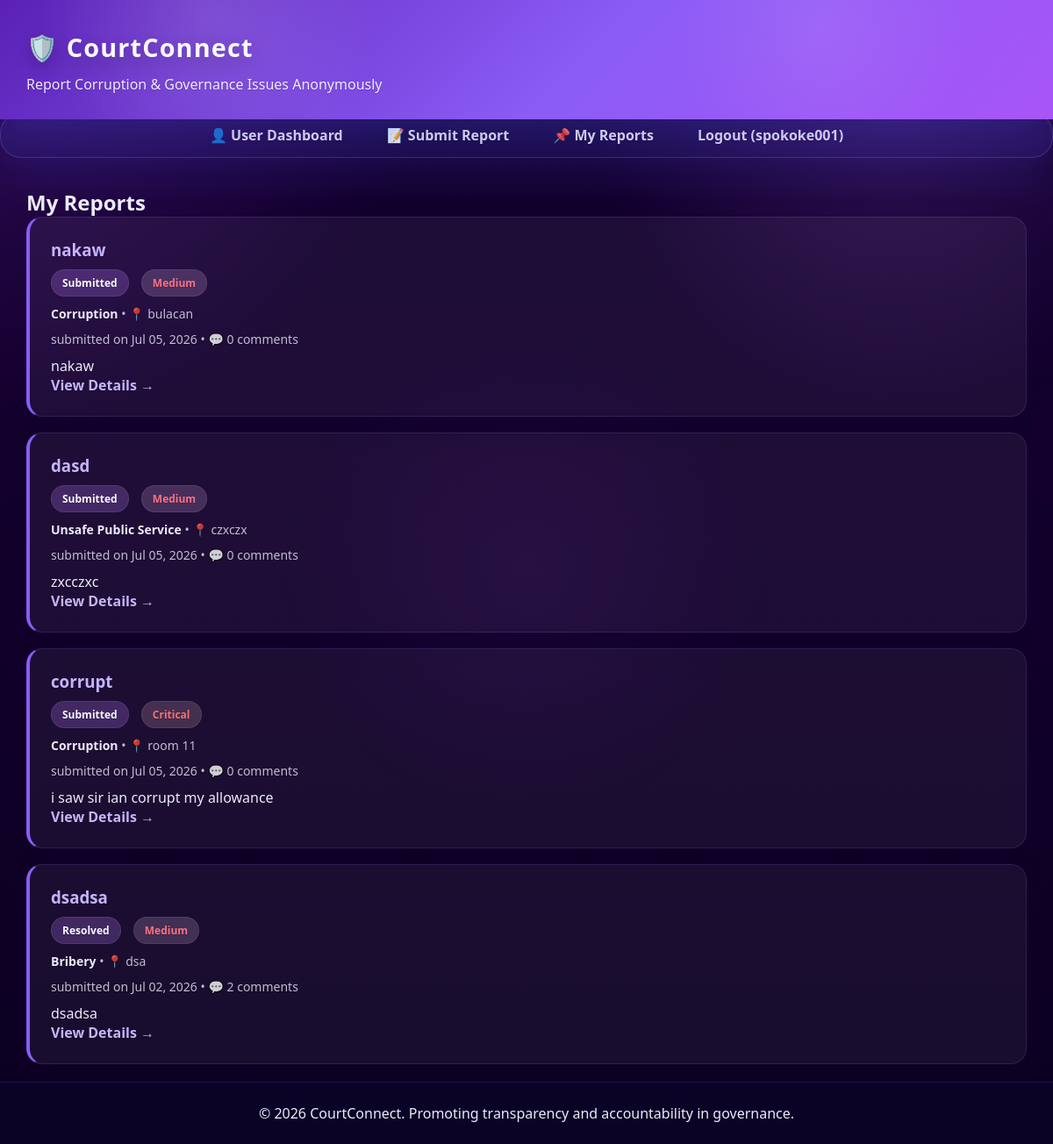
/user/my-reports/ (signed in), run on an earlier commit of the app's database.
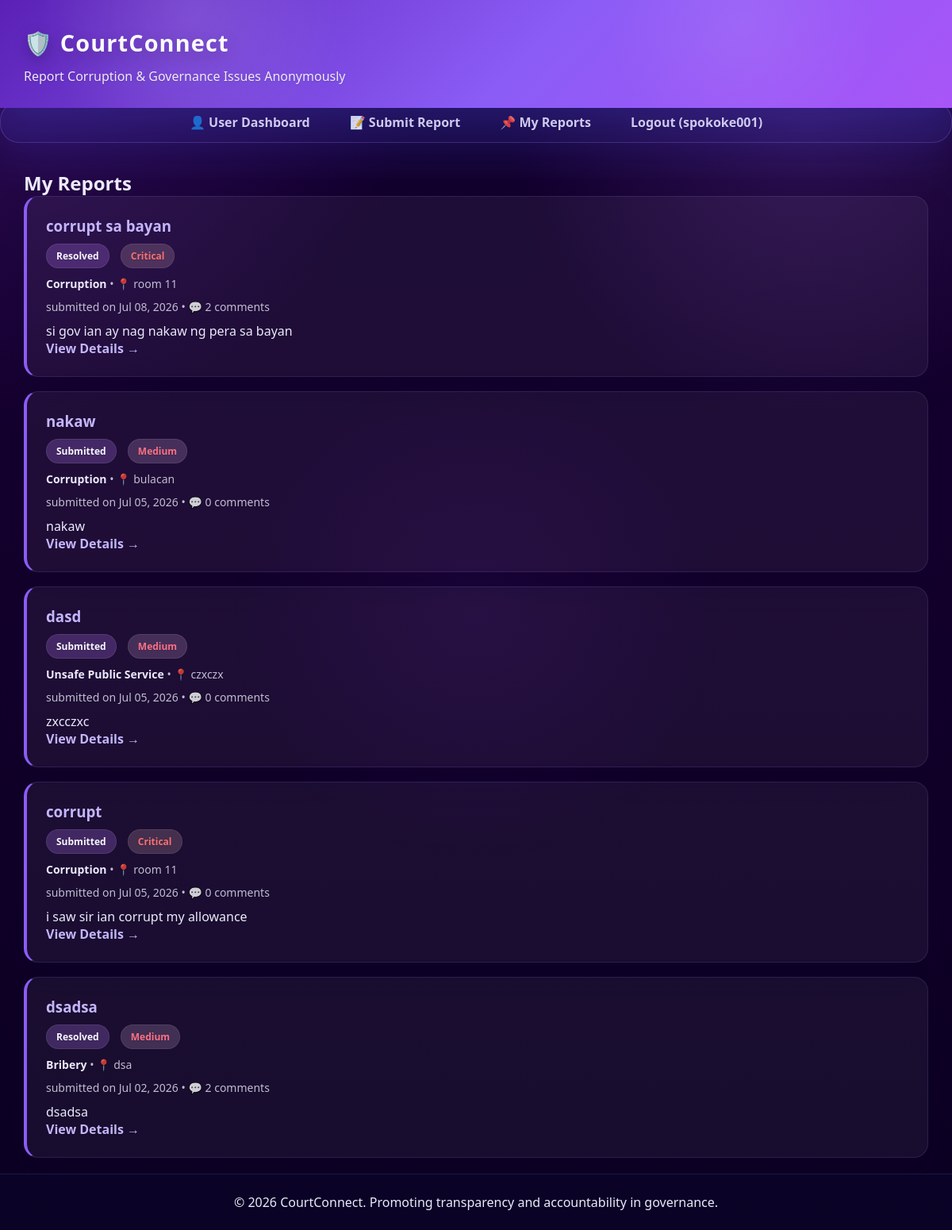
And on a later commit of the database.
### charlie_app/models.py (models this page shows, shortened)
class CorruptionReport(models.Model):
    CATEGORY_CHOICES = [
        ('corruption', 'Corruption'),
        ('unsafe_service', 'Unsafe Public Service'),
        ('governance', 'Governance Issue'),
        ('bribery', 'Bribery'),
        ('misconduct', 'Official Misconduct'),
        ('other', 'Other'),
    ]
    SEVERITY_CHOICES = [
        ('low', 'Low'),
        ('medium', 'Medium'),
        ('high', 'High'),
        ('critical', 'Critical'),
    ]
    title = models.CharField(max_length=255)
    description = models.TextField()
    category = models.CharField(max_length=20, choices=CATEGORY_CHOICES)
    severity = models.CharField(max_length=10, choices=SEVERITY_CHOICES, default='medium')
    location = models.CharField(max_length=255)
    related_department = models.ForeignKey(Department, on_delete=models.SET_NULL, null=True, blank=True)
    reporter = models.ForeignKey(User, on_delete=models.CASCADE, null=True, blank=True)
    reporter_name = models.CharField(max_length=200, help_text="Your name (required)")
    reporter_email = models.EmailField(help_text="Your email (required)")
    is_anonymous = models.BooleanField(default=True)
    status = models.ForeignKey(ReportStatus, on_delete=models.SET_NULL, null=True, default=1)
    evidence_file = models.FileField(upload_to='evidence/', blank=True, null=True)
    created_at = models.DateTimeField(auto_now_add=True)
    updated_at = models.DateTimeField(auto_now=True)
    resolved_at = models.DateTimeField(null=True, blank=True)
    admin_notes = models.TextField(blank=True, help_text="Internal notes for administrators")
    class Meta:
        ordering = ['-created_at']

class ReportStatus(models.Model):
    STATUS_CHOICES = [
        ('submitted', 'Submitted'),
        ('under_review', 'Under Review'),
        ('investigating', 'Investigating'),
        ('resolved', 'Resolved'),
        ('rejected', 'Rejected'),
        ('closed', 'Closed'),
    ]
    status = models.CharField(max_length=20, choices=STATUS_CHOICES, unique=True)
    description = models.TextField()

### charlie_app/views.py (the view)
# urls.py: path('user/my-reports/', views.my_reports, name='my_reports'),
@login_required
def my_reports(request):
    reports = CorruptionReport.objects.filter(reporter=request.user)
    total_reports = reports.count()
    resolved_reports = reports.filter(status__status='resolved').count()
    open_reports = reports.exclude(status__status__in=['resolved', 'closed', 'rejected']).count()
    context = {
        'reports': reports,
        'total_reports': total_reports,
        'resolved_reports': resolved_reports,
        'open_reports': open_reports,
    }
    return render(request, 'my_reports.html', context)

### charlie_app/templates/my_reports.html (shortened to what this page needs)
{% extends 'base.html' %}
{% block content %}
<h2>My Reports</h2>
{% if reports %}
    {% for report in reports %}
        <div class="report-card">
            <h3>
                <a href="{% url 'charlie_app:report_detail' report.pk %}" class="view-btn">{{ report.title }}</a>
            </h3>
            <div>
                <span class="badge badge-status">{{ report.status.get_status_display }}</span>
                <span class="badge badge-severity {% if report.severity == 'critical' %}critical{% endif %}">{{ report.get_severity_display }}</span>
            </div>
            <div class="report-meta">
                <strong>{{ report.get_category_display }}</strong> • 📍 {{ report.location }}
            </div>
            <div class="report-meta">
                submitted on {{ report.created_at|date:"M d, Y" }} • 💬 {{ report.comments.count }} comments
            </div>
            <p>{{ report.description|truncatewords:30 }}</p>
            <a href="{% url 'charlie_app:report_detail' report.pk %}" class="view-btn">View Details →</a>
        </div>
    {% endfor %}
{% else %}
    <div class="empty-state">
        <p>You haven't submitted any reports yet.</p>
        <p><a href="{% url 'charlie_app:report_create' %}" class="view-btn">Submit your first report →</a></p>
    </div>
{% endif %}
{% endblock %}

### charlie_app/templates/base.html (shortened to what this page needs)
<!DOCTYPE html>
<html lang="en">
<head>
</head>
<body>
    <header>
        <div class="container">
            <h1>🛡️ CourtConnect</h1>
            <p>Report Corruption & Governance Issues Anonymously</p>
        </div>
    </header>
    {% if request.resolver_match.url_name != 'login' and request.resolver_match.url_name != 'register' %}
    <nav>
        <div class="container">
            <ul>
                           {% if user.is_authenticated %}
                    {% if user.is_staff %}
                        <li><a href="{% url 'charlie_app:admin_dashboard' %}">📊 Admin Dashboard</a></li>
                        <li><a href="{% url 'admin_report_list' %}">📋 View Reports</a></li>
                    {% else %}
                        <li><a href="{% url 'charlie_app:user_dashboard' %}">👤 User Dashboard</a></li>
                        <li><a href="{% url 'charlie_app:report_create' %}">📝 Submit Report</a></li>
                        <li><a href="{% url 'charlie_app:my_reports' %}">📌 My Reports</a></li>
                    {% endif %}
                    <li><a href="{% url 'charlie_app:logout' %}">Logout ({{ user.username }})</a></li>
                {% else %}
                    <li><a href="{% url 'charlie_app:login' %}">Login</a></li>
                {% endif %}
            </ul>
        </div>
    </nav>
    {% endif %}
    <div class="container">
        {% block content %}{% endblock %}
    </div>
    <footer>
        <p>&copy; 2026 CourtConnect. Promoting transparency and accountability in governance.</p>
    </footer>
</body>
</html>

### charlie_app/templates/base.html (style rules this page uses)
:root { --bg: #10002b; --panel: rgba(79, 70, 229, 0.18); --panel-strong: rgba(109, 40, 217, 0.36); --text: #ede9fe; --text-muted: rgba(237, 233, 254, 0.78); --accent: #c084fc; --accent-strong: #7c3aed; --border: rgba(167, 139, 250, 0.22); }
* { margin: 0; padding: 0; box-sizing: border-box; }
html { scroll-behavior: smooth; }
body { font-family: 'Segoe UI', Tahoma, Geneva, Verdana, sans-serif; min-height: 100vh; color: var(--text); background: radial-gradient(circle at top left, rgba(147, 51, 234, 0.24), transparent 28%), radial-gradient(circle at 85% 10%, rgba(168, 85, 247, 0.18), transparent 22%), linear-gradient(180deg, #10002b 0%, #14002d 40%, #0b0022 100%); }
body::before { content: ''; position: fixed; inset: 0; background: radial-gradient(circle at center, rgba(147, 51, 234, 0.08), transparent 32%); pointer-events: none; z-index: -1; }
body, .content, .section, .report-card, .card, .stat-card, .empty-state, table, th, td, p, li, label, span, strong, small { color: var(--text); text-shadow: 0 1px 1px rgba(0, 0, 0, 0.18); }
a { color: #f8fafc; }
header { background: linear-gradient(135deg, #5b21b6 0%, #8b5cf6 55%, #a855f7 100%); color: #f8fafc; padding: 34px 0 26px; position: relative; overflow: hidden; box-shadow: 0 18px 50px rgba(79, 70, 229, 0.25); }
header::after { content: ''; position: absolute; inset: 0; background: radial-gradient(circle at 20% 10%, rgba(255, 255, 255, 0.12), transparent 20%), radial-gradient(circle at 78% 22%, rgba(255, 255, 255, 0.08), transparent 18%); pointer-events: none; }
.container { max-width: 1180px; margin: 0 auto; padding: 0 20px; }
header h1 { font-size: clamp(28px, 2.4vw, 38px); margin-bottom: 10px; letter-spacing: 0.04em; text-shadow: 0 6px 20px rgba(0, 0, 0, 0.24); }
header p { color: rgba(248, 250, 252, 0.92); font-size: 1rem; max-width: 740px; line-height: 1.7; }
nav { background: rgba(79, 70, 229, 0.16); border: 1px solid rgba(167, 139, 250, 0.24); border-radius: 24px; box-shadow: 0 20px 50px rgba(79, 70, 229, 0.18); margin: -8px auto 34px; padding: 14px 0; }
nav ul { list-style: none; display: flex; flex-wrap: wrap; justify-content: center; gap: 18px; padding: 0 12px; }
nav li { display: inline; }
nav a { color: rgba(237, 233, 254, 0.94); text-decoration: none; font-weight: 600; padding: 10px 16px; border-radius: 999px; transition: transform 0.25s ease, background 0.25s ease, color 0.25s ease; }
.section, .login-card, .register-card, .report-preview, .report-card, .feature, .report-row, .info-item { background: rgba(255, 255, 255, 0.05); border: 1px solid rgba(167, 139, 250, 0.14); border-radius: 22px; box-shadow: 0 18px 40px rgba(15, 8, 45, 0.24); padding: 26px; }
.badge { display: inline-flex; align-items: center; gap: 6px; padding: 6px 12px; border-radius: 999px; font-size: 0.78rem; font-weight: 700; color: #f8f8ff; background: rgba(167, 139, 250, 0.2); border: 1px solid rgba(255, 255, 255, 0.08); }
.badge-status { background: rgba(192, 132, 252, 0.24); color: #ede9fe; }
.badge-severity { background: rgba(250, 204, 255, 0.18); color: #fb7185; }
footer { text-align: center; padding: 24px 0; color: rgba(229, 231, 255, 0.78); margin-top: 20px; border-top: 1px solid rgba(167, 139, 250, 0.14); background: rgba(12, 6, 42, 0.65); }

### charlie_app/templates/my_reports.html (style rules this page uses)
.report-card { background: rgba(255, 255, 255, 0.05); border: 1px solid rgba(167, 139, 250, 0.14); border-radius: 18px; padding: 24px; margin-bottom: 18px; border-left: 4px solid #8b5cf6; }
.report-card h3 { margin-bottom: 10px; color: #ffffff; }
.badge { display: inline-block; padding: 6px 12px; border-radius: 999px; font-size: 12px; font-weight: bold; margin-right: 10px; color: #f8f8ff; background: rgba(167, 139, 250, 0.2); }
.badge-status { background: rgba(192, 132, 252, 0.24); }
.badge-severity { background: rgba(250, 204, 255, 0.18); color: #fb7185; }
.badge-severity.critical { background: rgba(254, 205, 211, 0.18); color: #f87171; }
.report-meta { color: rgba(237, 233, 254, 0.8); font-size: 14px; margin: 10px 0; }
.view-btn { color: #c4b5fd; text-decoration: none; font-weight: bold; }

What changed in the data, as far as the page shows it:
added CorruptionReport: title "corrupt sa bayan", status.status "Resolved", severity "Critical", category "Corruption", location "room 11", created_at "Jul 08, 2026", comments.count "2", description "si gov ian ay nag nakaw ng pera sa bayan"
